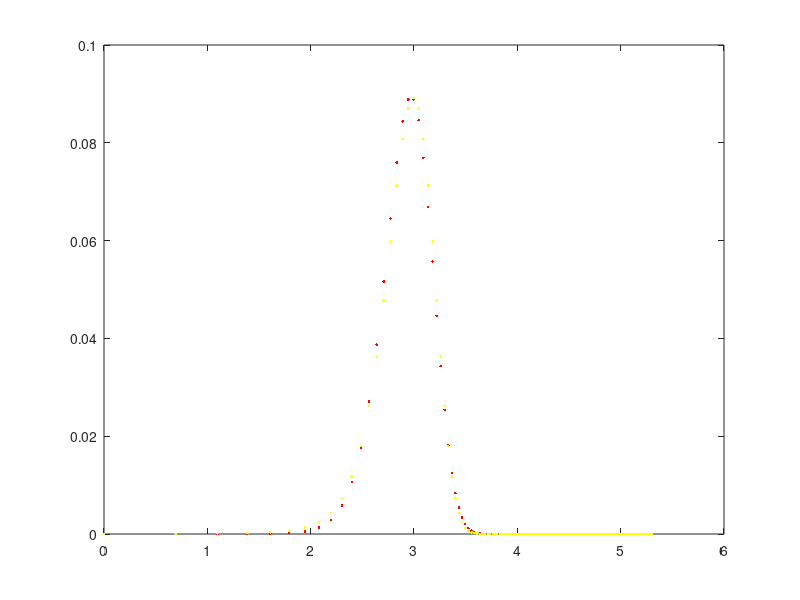
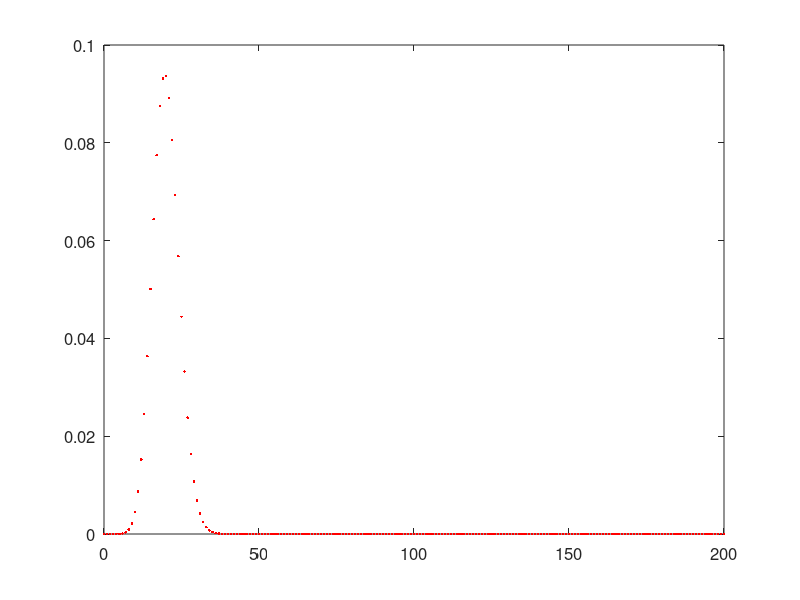

These figures' MATLAB source, in order: (Note: this script raises an error after producing the figures.)

%%  Figures for hunchback enhancer modeling ms

% 



%%  
N = 200; 
lambda = 20;
f = zeros(1,N+1); y = f; h = f;
for x = 0:N
    f(x+1) = poisspdf(x,lambda);
    y(x+1) = pdf('norm',x,lambda,sqrt(lambda));
    h(x+1) = pdf('bino',x,N,lambda/N);
end

x=0:N; 



    figure(1); clf; plot(log(x), f,'r.');
    hold on; plot(log(x),y,'y.');
   
   figure(2); clf; plot(x,h,'r.'); set(gcf,'color','k');
   set(gca,'fontsize',12);



%% Figure explaining curves from histograms.

% uses data from Plot_DotComps2_hb.m

% data = plot_miss;

x = linspace(0,1,30);  % range and number of bins for histogram
xx = linspace(0,1,pts);
sigma = .1;
G = length(data);
X = cell(1,G); XX = cell(1,G); M = cell(1,G); S = cell(1,G);


for k=1:G
    X{k} = x;
    XX{k} =xx;
    M{k} = method;
    S{k} = sigma;
end



var_hist = cellfun(@nonzeros,data,'UniformOutput',false);
var_hist = cellfun(@hist,var_hist,X,'UniformOutput',false);
N_var = cellfun(@sum,var_hist,'UniformOutput',false);
dist_var = cellfun(@hist2dist,var_hist,X,XX,M,S,'UniformOutput',false);


 set(gcf,'color','k'); colordef black; 

figure(1); clf; hist(data{1},linspace(.0,1,30))
  h = findobj(gca,'Type','patch');
  set(h,'EdgeColor','w','FaceColor','r'); 
hold on; 
y = dist_var{1}/max(dist_var{1})*22;
 plot(xx,y,'color','r','LineWidth',3); hold on;

 
%  figure(2); clf; 

 
 hist(data{3},linspace(.0,1,30))
   h = findobj(gca,'Type','patch');
  alpha(.5);
xlim([-.02,1]);
hold on; 
y = dist_var{3}/max(dist_var{3})*6;
 plot(xx,y,'color','b','LineWidth',3);
 ylim([0,25]);

 
 ylabel('number of embryos');
 xlabel('fraction of missing nuclei'); 
 
 %% Normalized version

figure(1); clf; 
x =linspace(.0,1,30);
d1 = hist(data{1},x);
y = dist_var{1};
dN = max(y); 
d1 = d1/max(d1)*dN; 
bar(x,d1,'EdgeColor','w','FaceColor','r'); 
h = findobj(gca,'Type','patch');
set(h,'EdgeColor','w','FaceColor','r'); 
hold on; 

plot(xx,y,'color','r','LineWidth',3); hold on;

 
 
  

    y = dist_var{3};
    dN = max(y); 
     d2 = hist(data{3},x);
    d2 = d2/max(d2)*dN;
    bar(x,d2);
    h = findobj(gca,'Type','patch');
    alpha(.5);
    xlim([-.02,1]);
  
 plot(xx,y,'color','b','LineWidth',3);
 ylim([0,.5]);

 
 ylabel('probability density');
 xlabel('fraction of missing nuclei'); 